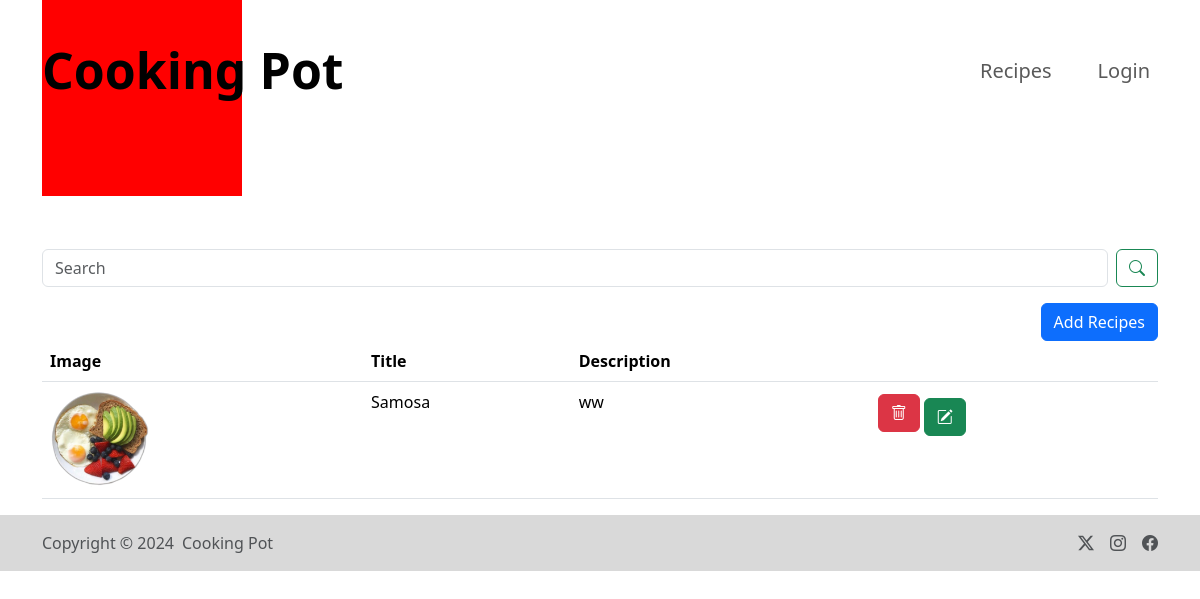
/recipe/, run on an earlier commit of the app's database.
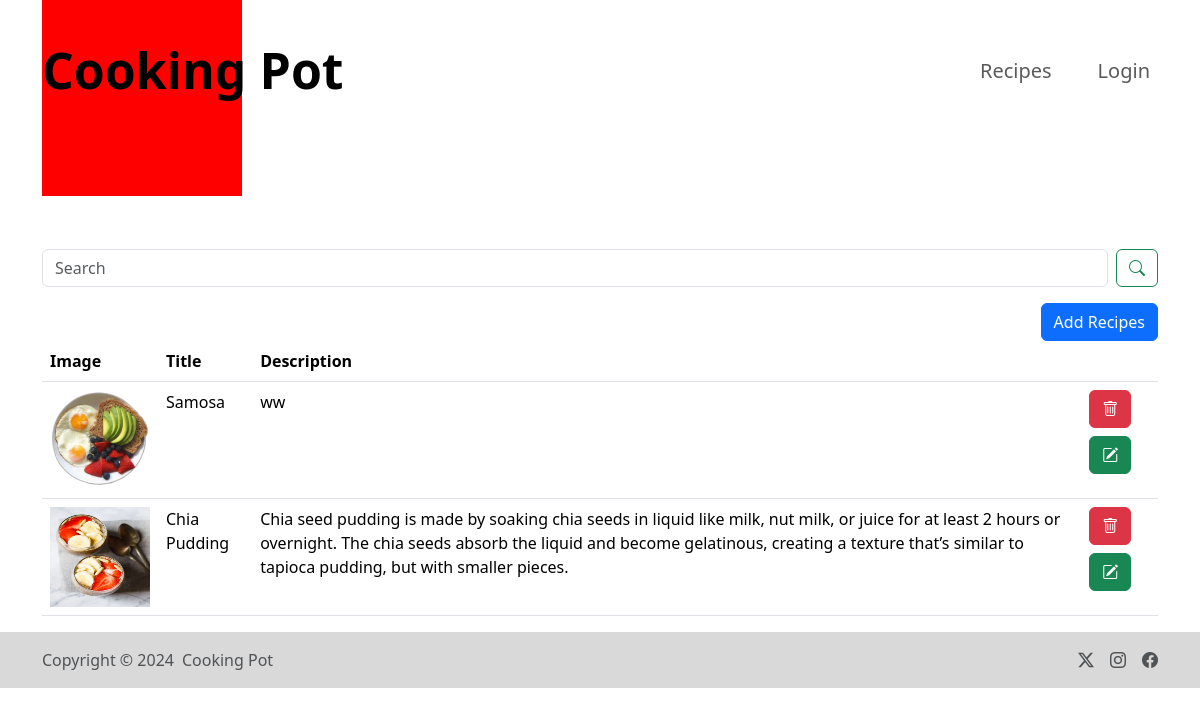
And on a later commit of the database.
### All/models.py (models this page shows)
class Recipe(models.Model):
    recipe_name = models.CharField(max_length=100)
    recipe_description = models.TextField()
    recipe_image = models.ImageField(upload_to="images")

### All/views.py (the view, shortened to what this page needs)
# urls.py: path('recipe/', recipe, name = "recipe"),
def recipe(request):
    queryset = Recipe.objects.all()
    context = {'recipes' : queryset}
    return render(request, 'recipe.html', context)

### All/Templates/recipe.html (shortened to what this page needs)
{% extends "base.html" %}
{% load static %}
{% block start%}
<div class="container mt-10 ">
    <form class="d-flex">
        <input class="form-control me-2" type="search" placeholder="Search" aria-label="Search">
        <button class="btn btn-outline-success" type="submit"><i class="bi bi-search"></i></button>
    </form>
    <div class="d-flex flex-row-reverse">
      <button type="button" class="btn btn-add btn-primary mt-3" data-bs-toggle="modal" data-bs-target="#exampleModal">Add Recipes</button>
  </div>
    <table class="table">
      <thead>
        <tr>
          <th scope="col">Image</th>
          <th scope="col">Title</th>
          <th scope="col">Description</th>
          <th scope="col"></th>
        </tr>
      </thead>
      <tbody>
        {% for recipe in recipes %}
        <tr>
          <td><img src="/media/{{recipe.recipe_image}}" style="height: 100px; width: 100px;"> </td>
          <td>{{recipe.recipe_name}}</td>
          <td>{{recipe.recipe_description}}</td>
          <td>
            <a href="/delete_recipe/{{recipe.id}}/" class="btn btn-danger"> <i class="bi bi-trash"></i> </a>
            <a href="/update_recipe/{{recipe.id}}/" class="btn btn-success mt-2"><i class="bi bi-pencil-square"></i> </a>
          </td>
        </tr>
       {% endfor %}
      </tbody>
    </table>
</div>
{% endblock %}

What changed in the data, as far as the page shows it:
added Recipe: recipe_image (picture), recipe_name "Chia Pudding", recipe_description "Chia seed pudding is made by soaking chia seeds in liquid like milk, nut milk, or juice for at least 2 hours or overnight. The chia seeds absorb the liquid and become gelatinous, creating a texture that’s similar to tapioca pudding, but with smaller pieces."
